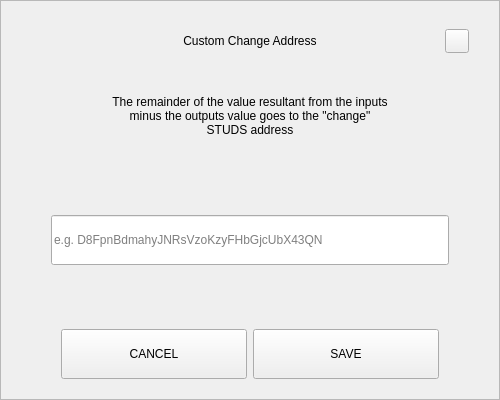
<?xml version="1.0" encoding="UTF-8"?>
<ui version="4.0">
 <class>SendChangeAddressDialog</class>
 <widget class="QDialog" name="SendChangeAddressDialog">
  <property name="geometry">
   <rect>
    <x>0</x>
    <y>0</y>
    <width>500</width>
    <height>400</height>
   </rect>
  </property>
  <property name="windowTitle">
   <string>Dialog</string>
  </property>
  <layout class="QVBoxLayout" name="verticalLayout">
   <property name="spacing">
    <number>0</number>
   </property>
   <property name="leftMargin">
    <number>0</number>
   </property>
   <property name="topMargin">
    <number>0</number>
   </property>
   <property name="rightMargin">
    <number>0</number>
   </property>
   <property name="bottomMargin">
    <number>0</number>
   </property>
   <item>
    <widget class="QFrame" name="frame">
     <property name="styleSheet">
      <string notr="true"/>
     </property>
     <property name="frameShape">
      <enum>QFrame::StyledPanel</enum>
     </property>
     <property name="frameShadow">
      <enum>QFrame::Raised</enum>
     </property>
     <layout class="QVBoxLayout" name="verticalLayout_2" stretch="0,0,0,0,0,0,0">
      <property name="spacing">
       <number>0</number>
      </property>
      <property name="leftMargin">
       <number>30</number>
      </property>
      <property name="topMargin">
       <number>20</number>
      </property>
      <property name="rightMargin">
       <number>30</number>
      </property>
      <property name="bottomMargin">
       <number>20</number>
      </property>
      <item>
       <layout class="QHBoxLayout" name="horizontalLayout_3">
        <property name="spacing">
         <number>0</number>
        </property>
        <item>
         <spacer name="horizontalSpacer_2">
          <property name="orientation">
           <enum>Qt::Horizontal</enum>
          </property>
          <property name="sizeHint" stdset="0">
           <size>
            <width>40</width>
            <height>20</height>
           </size>
          </property>
         </spacer>
        </item>
        <item>
         <widget class="QLabel" name="labelTitle">
          <property name="minimumSize">
           <size>
            <width>0</width>
            <height>40</height>
           </size>
          </property>
          <property name="maximumSize">
           <size>
            <width>16777215</width>
            <height>40</height>
           </size>
          </property>
          <property name="styleSheet">
           <string notr="true">padding-left:24px;</string>
          </property>
          <property name="text">
           <string>Custom Change Address</string>
          </property>
          <property name="alignment">
           <set>Qt::AlignCenter</set>
          </property>
          <property name="margin">
           <number>7</number>
          </property>
         </widget>
        </item>
        <item>
         <spacer name="horizontalSpacer">
          <property name="orientation">
           <enum>Qt::Horizontal</enum>
          </property>
          <property name="sizeHint" stdset="0">
           <size>
            <width>40</width>
            <height>20</height>
           </size>
          </property>
         </spacer>
        </item>
        <item>
         <widget class="QPushButton" name="btnEsc">
          <property name="minimumSize">
           <size>
            <width>24</width>
            <height>24</height>
           </size>
          </property>
          <property name="maximumSize">
           <size>
            <width>24</width>
            <height>24</height>
           </size>
          </property>
          <property name="focusPolicy">
           <enum>Qt::NoFocus</enum>
          </property>
          <property name="text">
           <string/>
          </property>
         </widget>
        </item>
       </layout>
      </item>
      <item>
       <spacer name="verticalSpacer_2">
        <property name="orientation">
         <enum>Qt::Vertical</enum>
        </property>
        <property name="sizeType">
         <enum>QSizePolicy::Fixed</enum>
        </property>
        <property name="sizeHint" stdset="0">
         <size>
          <width>20</width>
          <height>20</height>
         </size>
        </property>
       </spacer>
      </item>
      <item alignment="Qt::AlignHCenter">
       <widget class="QLabel" name="labelMessage">
        <property name="minimumSize">
         <size>
          <width>0</width>
          <height>70</height>
         </size>
        </property>
        <property name="text">
         <string>The remainder of the value resultant from the inputs minus the outputs value goes to the &quot;change&quot; STUDS address</string>
        </property>
        <property name="alignment">
         <set>Qt::AlignCenter</set>
        </property>
        <property name="wordWrap">
         <bool>true</bool>
        </property>
       </widget>
      </item>
      <item>
       <spacer name="verticalSpacer_3">
        <property name="orientation">
         <enum>Qt::Vertical</enum>
        </property>
        <property name="sizeHint" stdset="0">
         <size>
          <width>20</width>
          <height>40</height>
         </size>
        </property>
       </spacer>
      </item>
      <item>
       <layout class="QHBoxLayout" name="horizontalLayout_2">
        <property name="spacing">
         <number>0</number>
        </property>
        <property name="leftMargin">
         <number>20</number>
        </property>
        <property name="rightMargin">
         <number>20</number>
        </property>
        <item>
         <widget class="QLineEdit" name="lineEditAddress">
          <property name="minimumSize">
           <size>
            <width>0</width>
            <height>50</height>
           </size>
          </property>
          <property name="placeholderText">
           <string notr="true">e.g. D8FpnBdmahyJNRsVzoKzyFHbGjcUbX43QN</string>
          </property>
         </widget>
        </item>
       </layout>
      </item>
      <item>
       <spacer name="verticalSpacer">
        <property name="orientation">
         <enum>Qt::Vertical</enum>
        </property>
        <property name="sizeHint" stdset="0">
         <size>
          <width>20</width>
          <height>40</height>
         </size>
        </property>
       </spacer>
      </item>
      <item>
       <layout class="QHBoxLayout" name="horizontalLayout" stretch="2,2">
        <property name="spacing">
         <number>6</number>
        </property>
        <property name="leftMargin">
         <number>30</number>
        </property>
        <property name="rightMargin">
         <number>30</number>
        </property>
        <item>
         <widget class="QPushButton" name="btnCancel">
          <property name="minimumSize">
           <size>
            <width>180</width>
            <height>50</height>
           </size>
          </property>
          <property name="focusPolicy">
           <enum>Qt::NoFocus</enum>
          </property>
          <property name="text">
           <string>CANCEL</string>
          </property>
         </widget>
        </item>
        <item>
         <widget class="QPushButton" name="btnSave">
          <property name="minimumSize">
           <size>
            <width>180</width>
            <height>50</height>
           </size>
          </property>
          <property name="focusPolicy">
           <enum>Qt::NoFocus</enum>
          </property>
          <property name="text">
           <string>SAVE</string>
          </property>
         </widget>
        </item>
       </layout>
      </item>
     </layout>
    </widget>
   </item>
  </layout>
 </widget>
 <resources/>
 <connections/>
</ui>
